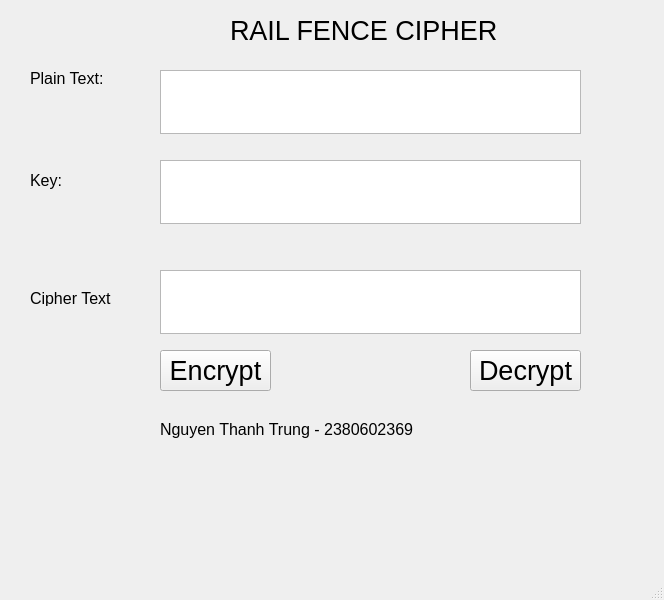
<?xml version="1.0" encoding="UTF-8"?>
<ui version="4.0">
 <class>MainWindow</class>
 <widget class="QMainWindow" name="MainWindow">
  <property name="geometry">
   <rect>
    <x>0</x>
    <y>0</y>
    <width>664</width>
    <height>600</height>
   </rect>
  </property>
  <property name="font">
   <font>
    <pointsize>20</pointsize>
   </font>
  </property>
  <property name="windowTitle">
   <string>MainWindow</string>
  </property>
  <widget class="QWidget" name="centralwidget">
   <widget class="QLabel" name="label">
    <property name="geometry">
     <rect>
      <x>230</x>
      <y>20</y>
      <width>271</width>
      <height>21</height>
     </rect>
    </property>
    <property name="text">
     <string>RAIL FENCE CIPHER</string>
    </property>
   </widget>
   <widget class="QLabel" name="label_2">
    <property name="geometry">
     <rect>
      <x>30</x>
      <y>70</y>
      <width>81</width>
      <height>16</height>
     </rect>
    </property>
    <property name="font">
     <font>
      <pointsize>12</pointsize>
     </font>
    </property>
    <property name="text">
     <string>Plain Text:</string>
    </property>
   </widget>
   <widget class="QLabel" name="label_3">
    <property name="geometry">
     <rect>
      <x>30</x>
      <y>170</y>
      <width>81</width>
      <height>21</height>
     </rect>
    </property>
    <property name="font">
     <font>
      <pointsize>12</pointsize>
     </font>
    </property>
    <property name="text">
     <string>Key:</string>
    </property>
   </widget>
   <widget class="QLabel" name="label_4">
    <property name="geometry">
     <rect>
      <x>30</x>
      <y>290</y>
      <width>81</width>
      <height>16</height>
     </rect>
    </property>
    <property name="font">
     <font>
      <pointsize>12</pointsize>
     </font>
    </property>
    <property name="text">
     <string>Cipher Text:</string>
    </property>
   </widget>
   <widget class="QTextEdit" name="textPlainText">
    <property name="geometry">
     <rect>
      <x>160</x>
      <y>70</y>
      <width>421</width>
      <height>64</height>
     </rect>
    </property>
   </widget>
   <widget class="QTextEdit" name="textKey">
    <property name="geometry">
     <rect>
      <x>160</x>
      <y>160</y>
      <width>421</width>
      <height>64</height>
     </rect>
    </property>
   </widget>
   <widget class="QTextEdit" name="textCipherText">
    <property name="geometry">
     <rect>
      <x>160</x>
      <y>270</y>
      <width>421</width>
      <height>64</height>
     </rect>
    </property>
   </widget>
   <widget class="QPushButton" name="pushEncrypt">
    <property name="geometry">
     <rect>
      <x>160</x>
      <y>350</y>
      <width>111</width>
      <height>41</height>
     </rect>
    </property>
    <property name="text">
     <string>Encrypt</string>
    </property>
   </widget>
   <widget class="QPushButton" name="pushDecrypt">
    <property name="geometry">
     <rect>
      <x>470</x>
      <y>350</y>
      <width>111</width>
      <height>41</height>
     </rect>
    </property>
    <property name="text">
     <string>Decrypt</string>
    </property>
   </widget>
   <widget class="QLabel" name="label_5">
    <property name="geometry">
     <rect>
      <x>160</x>
      <y>420</y>
      <width>258</width>
      <height>19</height>
     </rect>
    </property>
    <property name="font">
     <font>
      <pointsize>12</pointsize>
     </font>
    </property>
    <property name="text">
     <string>Nguyen Thanh Trung - 2380602369</string>
    </property>
   </widget>
  </widget>
  <widget class="QMenuBar" name="menubar">
   <property name="geometry">
    <rect>
     <x>0</x>
     <y>0</y>
     <width>664</width>
     <height>21</height>
    </rect>
   </property>
  </widget>
  <widget class="QStatusBar" name="statusbar"/>
 </widget>
 <resources/>
 <connections/>
</ui>
